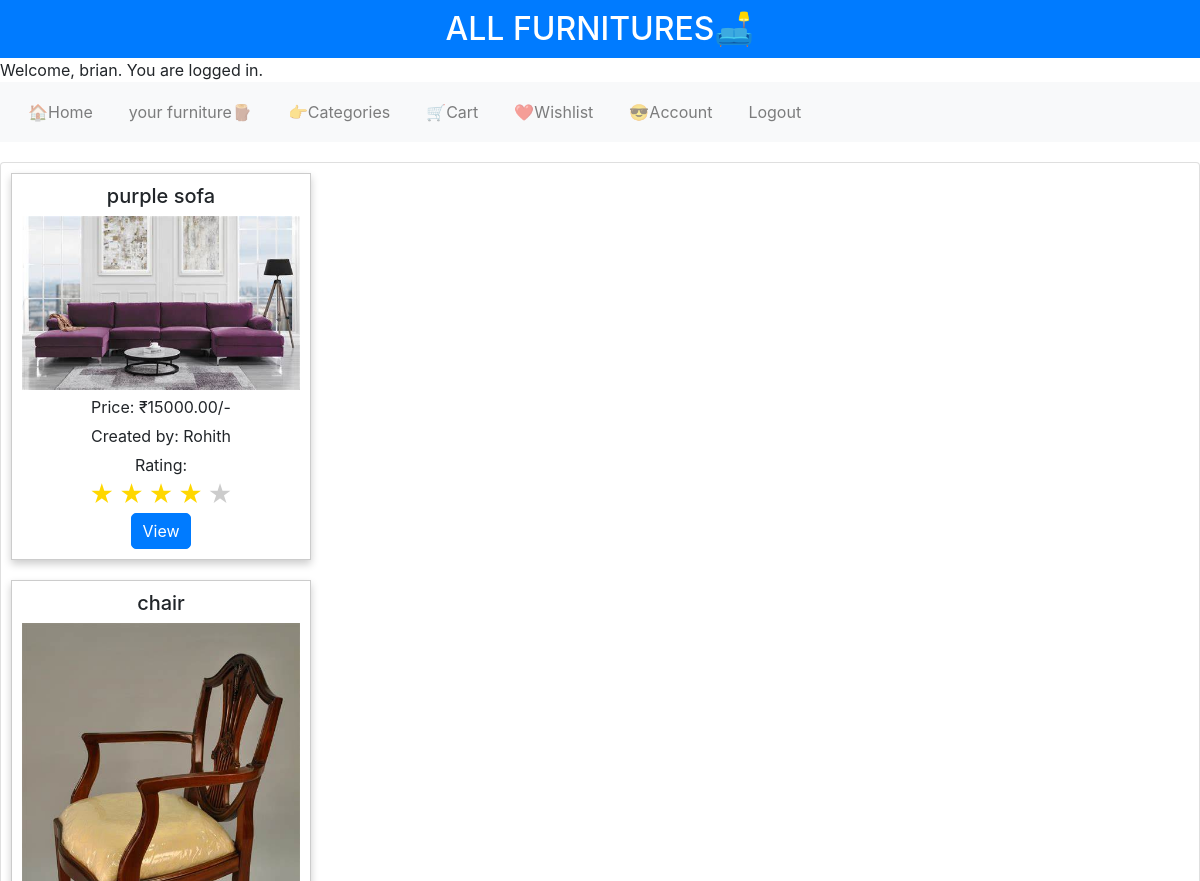
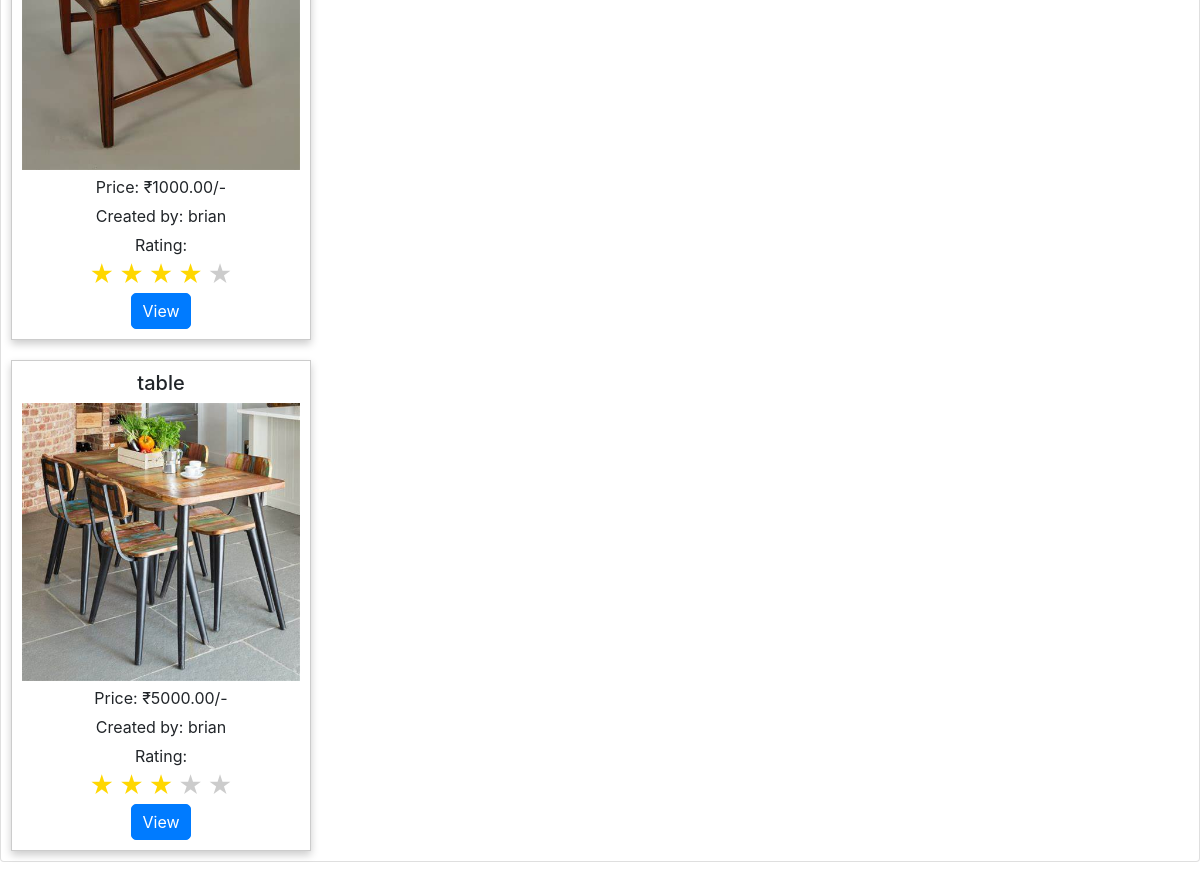
The page /wishlist (signed in) on the database its author committed (2 pictures, top to bottom).
### allfurnitures/models.py (models this page shows, shortened)
class User(AbstractUser):
    wishlist = models.ManyToManyField("Furniture", blank=True, related_name="wishlists")
    image = models.ImageField(upload_to='users', default='allfurnitures/users/default.jpg')
    mobile=models.CharField(max_length=10,blank=True)

class Furniture(models.Model):
    name = models.CharField(max_length=64)
    price = models.DecimalField(max_digits=10, decimal_places=2)
    description = models.TextField()
    image = models.ImageField(upload_to='furnitures', default='allfurnitures/furnitures/default.jpg')
    category = models.CharField(max_length=64)
    user = models.ForeignKey(User, on_delete=models.CASCADE, related_name="furnitures")
    date = models.DateTimeField(auto_now_add=True)
    rating = models.DecimalField(max_digits=2, decimal_places=1, default=0)

### allfurnitures/views.py (the view, shortened to what this page needs)
# urls.py: path("wishlist",views.wishlist,name="wishlist"),
@login_required
def wishlist(request):
    if request.method=="GET":
        return render(request, "allfurnitures/wishlist.html",{
            "wishlists": request.user.wishlist.all()
        })
    else:
        return HttpResponse("Method not allowed")

### allfurnitures/templates/allfurnitures/wishlist.html (shortened to what this page needs)
{% extends "allfurnitures/layout.html" %}
{% load static %}
{% block body %}
    <div class="card" id="cards">
        {% for furniture in wishlists %}
        <div class="card_body"   data-name="{{ furniture.name }}"  data-custom-property1="{{ furniture.description }}" data-custom-property2="{{ furniture.category }}" data-custom-property3="{{ furniture.date }}" >
            <h3>{{ furniture.name }}</h3>
            <span>
                <img src="{{ furniture.image.url }}" alt="{{ furniture.name }}">
            </span>
            <p>Price: ₹{{ furniture.price }}/-</p>
            <p>Created by: {{ furniture.user }}</p>
            <div>Rating: <div class="star-rating" >
                <div class="stars" id="star_rating" data-rating="{{ furniture.rating }}">
                  <span class="star">&#9733;</span>
                  <span class="star">&#9733;</span>
                  <span class="star">&#9733;</span>
                  <span class="star">&#9733;</span>
                  <span class="star">&#9733;</span>
                </div>
              </div></div>
            <a href="{% url 'furnituredetails' furniture.id %}"  class="btn btn-primary" >View</a>
        </div>
        {% endfor %}
    </div>
{% endblock %}

### allfurnitures/templates/allfurnitures/layout.html (shortened to what this page needs)
{% load static %}
<!DOCTYPE html>
<html lang="en">
<head>
    <link rel="stylesheet" href="https://maxcdn.bootstrapcdn.com/bootstrap/4.5.2/css/bootstrap.min.css">
    <link href="{% static 'allfurnitures/styles.css' %}" rel="stylesheet">
</head>
<body>
    <h2>ALL FURNITURES🛋️</h2>
    {% if user.is_authenticated %}
        <p>Welcome, {{ user.username }}. You are logged in.</p>
        <nav class="navbar navbar-expand-lg navbar-light bg-light">
        <ul class="navbar-nav mr-auto">
            <li class="nav-item" ><a class="nav-link" href="{% url 'index' %}">🏠Home</a></li>
            <li class="nav-item"><a class="nav-link" href="{% url 'yourfurniture' %}">your furniture🪵</a></li>
            <li class="nav-item"><a class="nav-link" href="{% url 'categories' %}">👉Categories</a></li>
            <li class="nav-item"><a class="nav-link" href="{% url 'Cart' %}">🛒Cart</a></li>
            <li class="nav-item"><a class="nav-link" href="{% url 'wishlist' %}">❤️Wishlist</a></li>
            <li class="nav-item"><a class="nav-link" href="{% url 'Account' %}">😎Account</a></li>
            <li class="nav-item"><a  class="nav-link" href="{% url 'logout' %}" >Logout</a></li>
        </ul>
        </nav>
     {% else %}
        <a href="{% url 'login' %}" class="btn btn-primary">Login</a>
        <a href="{% url 'register' %}" class="btn btn-primary">Register</a>
    {% endif %}
    {% block body %}
    {% endblock %}
</body>
</html>

### allfurnitures/static/allfurnitures/styles.css (style rules this page uses)
body, h2, p { margin: 0; padding: 0; }
h2 { background-color: #007BFF; color: #fff; padding: 10px; text-align: center; }
.navbar { background-color: #f8f9fa; padding: 10px; }
.navbar ul { list-style: none; display: flex; justify-content: center; margin: 0; padding: 0; }
.navbar li { margin: 0 10px; }
#cards { display: flex; flex-wrap: wrap; justify-content: space-around; margin-top: 20px; }
.card_body { width: 300px; padding: 10px; border: 1px solid #ccc; margin: 10px; text-align: center; background-color: #fff; box-shadow: 0 4px 8px rgba(0, 0, 0, 0.2); }
.card_body h3 { font-size: 20px; }
.card_body img { max-width: 100%; height: auto; }
.card_body p { margin: 5px 0; }
.btn-primary { background-color: #007BFF; color: #fff; padding: 5px 10px; text-decoration: none; border-radius: 5px; transition: background-color 0.3s; }
.star-rating .stars .star { color: #cccccc; font-size: 24px; }
.star-rating .stars .star.active { color: gold; }

### rows shown on the page
User: username "brian"
Furniture: name "purple sofa", image (picture), price "15000.00", user "Rohith"
Furniture: name "chair", image (picture), price "1000.00", user "brian"
Furniture: name "table", image (picture), price "5000.00", user "brian"
